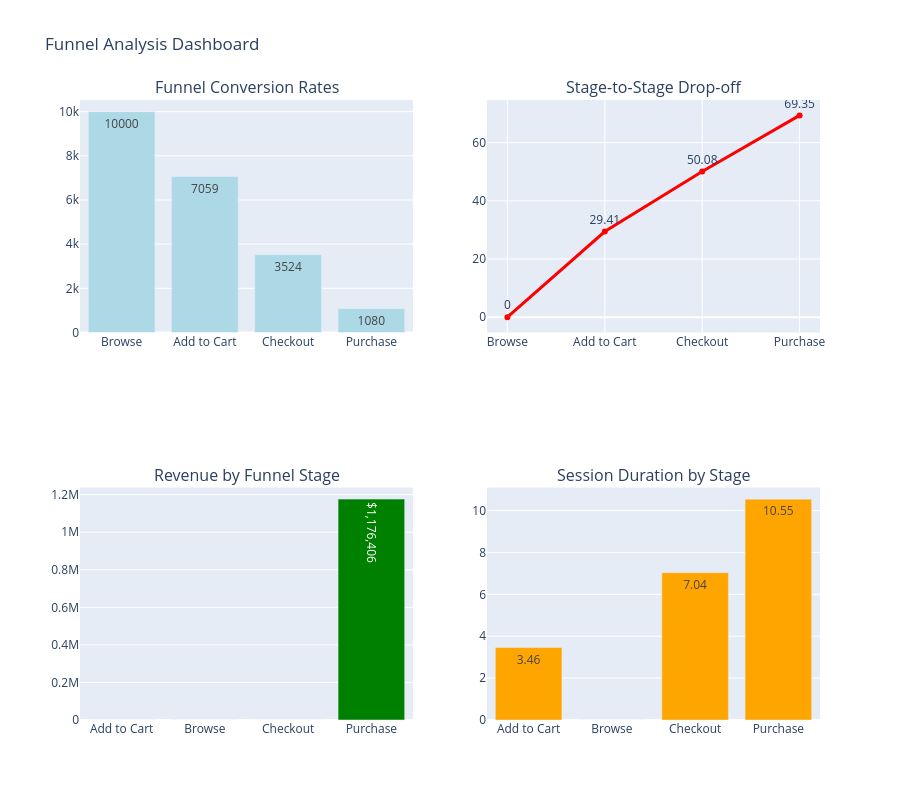

The notebook cell saved with this chart:
### Markdown cell above
VISUALIZATION

### Code cell
from plotly.subplots import make_subplots
import plotly.graph_objects as go

# Funnel Visualization
fig = make_subplots(
    rows=2, cols=2,
    subplot_titles=('Funnel Conversion Rates', 'Stage-to-Stage Drop-off',
                    'Revenue by Funnel Stage', 'Session Duration by Stage'),
    specs=[[{'secondary_y': False}, {'secondary_y': False}],
           [{'secondary_y': False}, {'secondary_y': False}]]
)

# Funnel conversion rates
fig.add_trace(
    go.Bar(
        x=funnel_df['Stage'],
        y=funnel_df['Sessions'],
        text=funnel_df['Sessions'],
        textposition='auto',
        name='Sessions',
        marker_color='lightblue'
    ),
    row=1, col=1
)

# Drop-off rates
fig.add_trace(
    go.Scatter(
        x=funnel_df['Stage'],
        y=funnel_df['Drop_Off_Rate'],
        mode='lines+markers+text',
        text=funnel_df['Drop_Off_Rate'],
        textposition='top center',
        name='Drop off Rate (%)',
        line=dict(color='red', width=3)
    ),
    row=1, col=2
)

# Revenue by stages
revenue_by_stage = Session_summary.groupby('Max_Funnel_Stage')['Revenue'].sum().reset_index()

fig.add_trace(
    go.Bar(
        x=revenue_by_stage['Max_Funnel_Stage'],
        y=revenue_by_stage['Revenue'],
        text=[f'${x:,.0f}' for x in revenue_by_stage['Revenue']],
        textposition='auto',
        name='Revenue',
        marker_color='green'
    ),
    row=2, col=1
)

# Session duration by stage
duration_by_stage = Session_summary.groupby('Max_Funnel_Stage')['Session_Duration_Min'].mean().reset_index()

fig.add_trace(
    go.Bar(
        x=duration_by_stage['Max_Funnel_Stage'],
        y=duration_by_stage['Session_Duration_Min'],
        text=duration_by_stage['Session_Duration_Min'].round(2),
        textposition='auto',
        name='Avg Session Duration (min)',
        marker_color='orange'
    ),
    row=2, col=2
)

fig.update_layout(
    height=800,
    title_text='Funnel Analysis Dashboard',
    showlegend=False
)

fig.show()

### Figure 1 — Plotly figure (JSON) as saved in the notebook; plotly's stock layout.template omitted (floating-point values rounded to 4 significant figures)
{"data": [{"marker": {"color": "lightblue"}, "name": "Sessions", "text": [10000.0, 7059.0, 3524.0, 1080.0], "textposition": "auto", "type": "bar", "x": ["Browse", "Add to Cart", "Checkout", "Purchase"], "xaxis": "x", "y": [10000, 7059, 3524, 1080], "yaxis": "y"}, {"line": {"color": "red", "width": 3}, "mode": "lines+markers+text", "name": "Drop off Rate (%)", "text": [0.0, 29.41, 50.08, 69.35], "textposition": "top center", "type": "scatter", "x": ["Browse", "Add to Cart", "Checkout", "Purchase"], "xaxis": "x2", "y": [0.0, 29.41, 50.08, 69.35], "yaxis": "y2"}, {"marker": {"color": "green"}, "name": "Revenue", "text": ["$0", "$0", "$0", "$1,176,406"], "textposition": "auto", "type": "bar", "x": ["Add to Cart", "Browse", "Checkout", "Purchase"], "xaxis": "x3", "y": [0.0, 0.0, 0.0, 1176000.0], "yaxis": "y3"}, {"marker": {"color": "orange"}, "name": "Avg Session Duration (min)", "text": [3.46, 0.0, 7.04, 10.55], "textposition": "auto", "type": "bar", "x": ["Add to Cart", "Browse", "Checkout", "Purchase"], "xaxis": "x4", "y": [3.461, 0.0, 7.036, 10.55], "yaxis": "y4"}], "layout": {"annotations": [{"font": {"size": 16}, "showarrow": false, "text": "Funnel Conversion Rates", "x": 0.225, "xanchor": "center", "xref": "paper", "y": 1, "yanchor": "bottom", "yref": "paper"}, {"font": {"size": 16}, "showarrow": false, "text": "Stage-to-Stage Drop-off", "x": 0.775, "xanchor": "center", "xref": "paper", "y": 1, "yanchor": "bottom", "yref": "paper"}, {"font": {"size": 16}, "showarrow": false, "text": "Revenue by Funnel Stage", "x": 0.225, "xanchor": "center", "xref": "paper", "y": 0.375, "yanchor": "bottom", "yref": "paper"}, {"font": {"size": 16}, "showarrow": false, "text": "Session Duration by Stage", "x": 0.775, "xanchor": "center", "xref": "paper", "y": 0.375, "yanchor": "bottom", "yref": "paper"}], "height": 800, "showlegend": false, "title": {"text": "Funnel Analysis Dashboard"}, "xaxis": {"anchor": "y", "domain": [0, 0.45]}, "xaxis2": {"anchor": "y2", "domain": [0.55, 1]}, "xaxis3": {"anchor": "y3", "domain": [0, 0.45]}, "xaxis4": {"anchor": "y4", "domain": [0.55, 1]}, "yaxis": {"anchor": "x", "domain": [0.625, 1]}, "yaxis2": {"anchor": "x2", "domain": [0.625, 1]}, "yaxis3": {"anchor": "x3", "domain": [0, 0.375]}, "yaxis4": {"anchor": "x4", "domain": [0, 0.375]}}}
